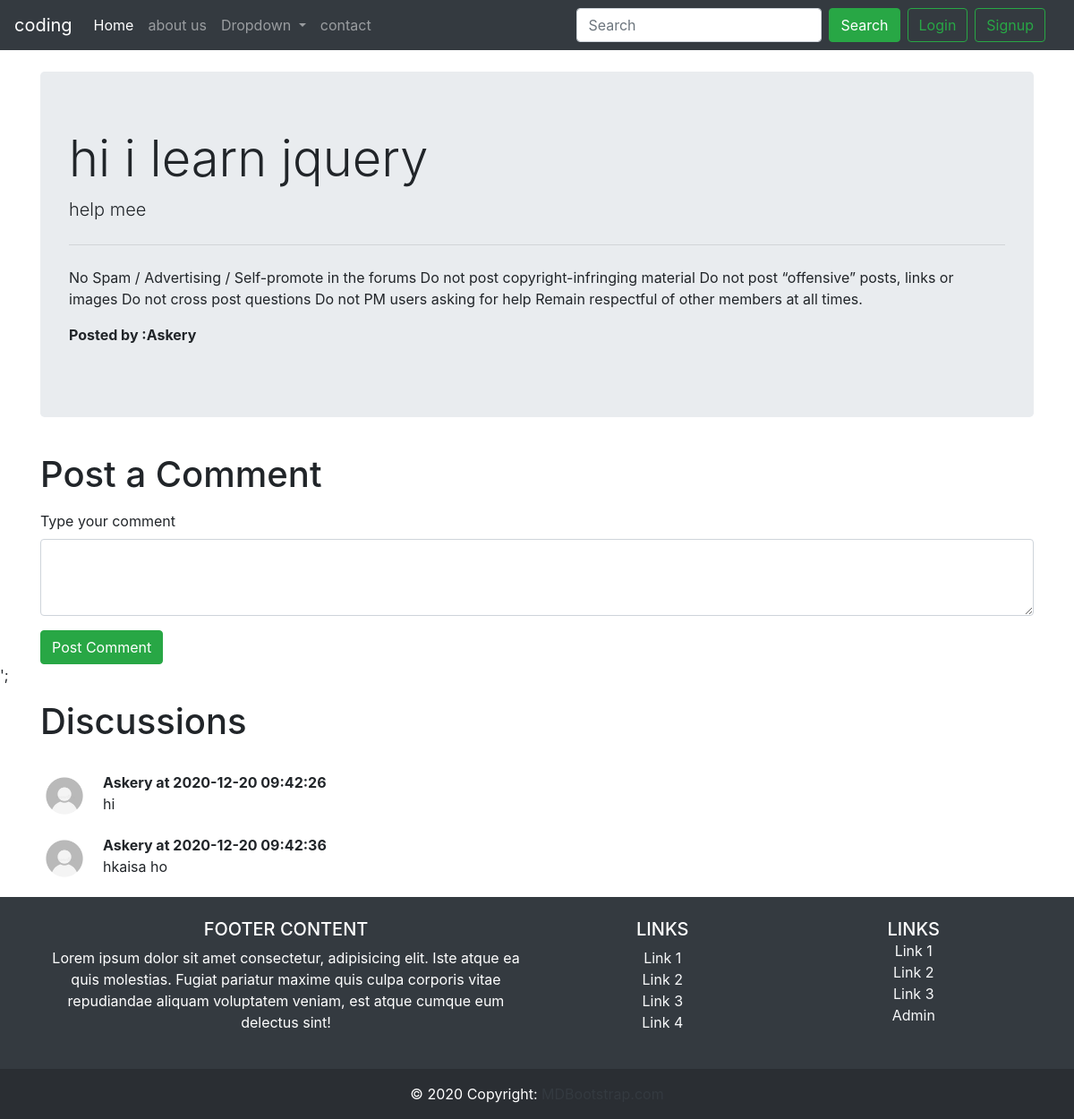
Screenshot of /thread.php?threadid=3 with the database file from the repository.
### tables this page shows
CREATE TABLE IF NOT EXISTS `threads` (
  `thread_id` int(7) NOT NULL AUTO_INCREMENT,
  `thread_title` varchar(255) NOT NULL,
  `thread_desc` text NOT NULL,
  `thread_cat_id` int(7) NOT NULL,
  `thread_user_id` int(7) NOT NULL,
  `timestamp` datetime NOT NULL DEFAULT CURRENT_TIMESTAMP,
  PRIMARY KEY (`thread_id`)
);

CREATE TABLE IF NOT EXISTS `comments` (
  `comment_id` int(8) NOT NULL AUTO_INCREMENT,
  `comment_content` text NOT NULL,
  `thread_id` int(8) NOT NULL,
  `comment_by` varchar(255) NOT NULL,
  `comment_time` datetime NOT NULL DEFAULT CURRENT_TIMESTAMP,
  PRIMARY KEY (`comment_id`)
);

### thread.php (the view, shortened to what this page needs)
<!doctype html>
<html lang="en">
<head>
    <link rel="stylesheet" href="https://cdn.jsdelivr.net/npm/bootstrap@4.5.3/dist/css/bootstrap.min.css"
>
</head>
<body>
    <?php include 'pars/header.php' ?>
    <?php include 'pars/connection.php' ?>
    <?php
$id = $_GET['threadid'];
$sql = "SELECT * FROM `threads` WHERE thread_id=$id";
$result = mysqli_query($conn, $sql);
while($row = mysqli_fetch_assoc($result)){
    $title = $row['thread_title'];
    $desc = $row['thread_desc'];
    }
    ?>
    <div class="container my-4">
        <div class="jumbotron">
            <h1 class="display-4"><?php echo $title ?></h1>
            <p class="lead"><?php echo $desc ?></p>
            <hr class="my-4">
            <p>No Spam / Advertising / Self-promote in the forums
                Do not post copyright-infringing material
                Do not post “offensive” posts, links or images
                Do not cross post questions
                Do not PM users asking for help
                Remain respectful of other members at all times. </p>
            <p><b>Posted by :Askery</b></p>
        </div>
    </div>
    <div class="container">
        <h1 class="py-2">Post a Comment</h1>
        <form action="<?php echo $_SERVER["REQUEST_URI"]; ?>" method="post">
            <div class="form-group">
                <label for="exampleFormControlTextarea1">Type your comment</label>
                <textarea class="form-control" id="comment" name="comment" rows="3"></textarea>
            </div>
            <button type="submit" class="btn btn-success">Post Comment</button>
        </form>
    </div>';
    <div class="container">
        <h1 class="py-3">Discussions</h1>
<?php
         $id = $_GET['threadid'];
    $sql = "SELECT * FROM `comments` WHERE thread_id=$id";
         $result = mysqli_query($conn, $sql);
         while($row = mysqli_fetch_assoc($result)){
        $content = $row['comment_content'];
          $comment_time = $row['comment_time'];
            echo '<div class="media my-3">
            <img src="img/userd.png" width="54px" class="mr-3" alt="...">
            <div class="media-body">
              <p class="font-weight-bold my-0">Askery at '.  $comment_time. '</p>
                '.$content.'
            </div>
        </div>';
    }
    ?>
    </div>
    <?php include 'pars/footer.php'  ?>
</body>
</html>

### rows the page displays
threads: thread_title "hi i learn jquery", thread_desc "help mee"
comments: comment_time "2020-12-20 09:42:26", comment_content "hi"
comments: comment_time "2020-12-20 09:42:36", comment_content "hkaisa ho"
